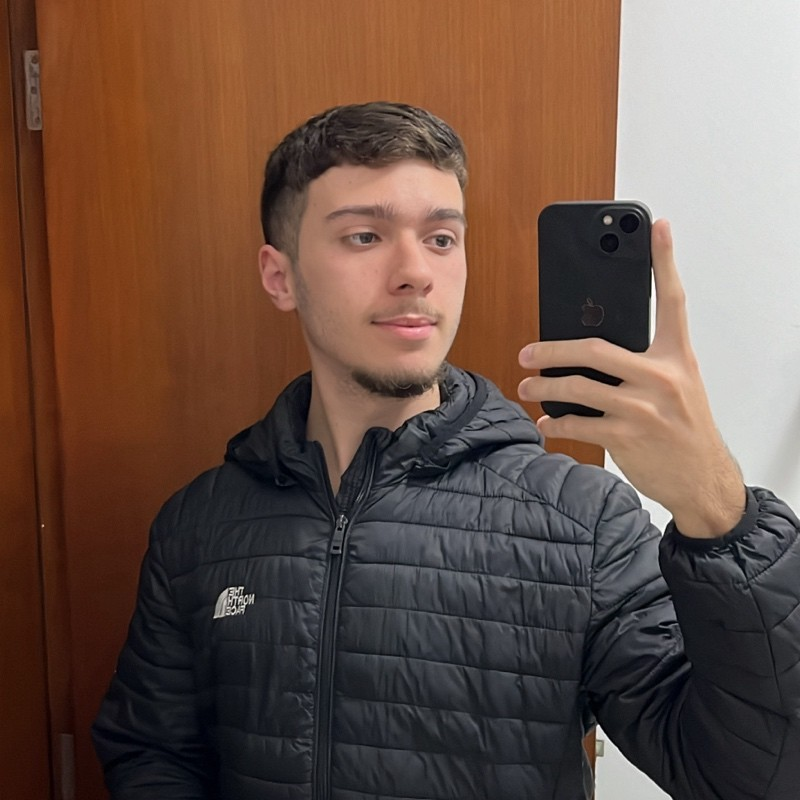
#> input picture images/face1.png, 800 x 800 px
$ python faces.py
#> lines starting #> are read from the running program, lines starting #| are printed output that depends on the picture
import cv2
import os
import numpy as np

# SIMULAÇÃO DO BANCO ORACLE

# Imagine que o "banco Oracle" tem apenas a face1 cadastrada
banco_faces_cadastradas = {
    "face1.png": "Gabriel"
}

print("💾 Conexão simulada com o banco Oracle estabelecida.\n")

# CONFIGURAÇÃO DO RECONHECIMENTO

face_recognizer = cv2.face.LBPHFaceRecognizer_create()
face_detector = cv2.CascadeClassifier(cv2.data.haarcascades + "haarcascade_frontalface_default.xml")


# FUNÇÃO PARA CARREGAR FACES

def carregar_face(caminho):
#> called with caminho = 'images/face1.png'
    img = cv2.imread(caminho, cv2.IMREAD_GRAYSCALE)
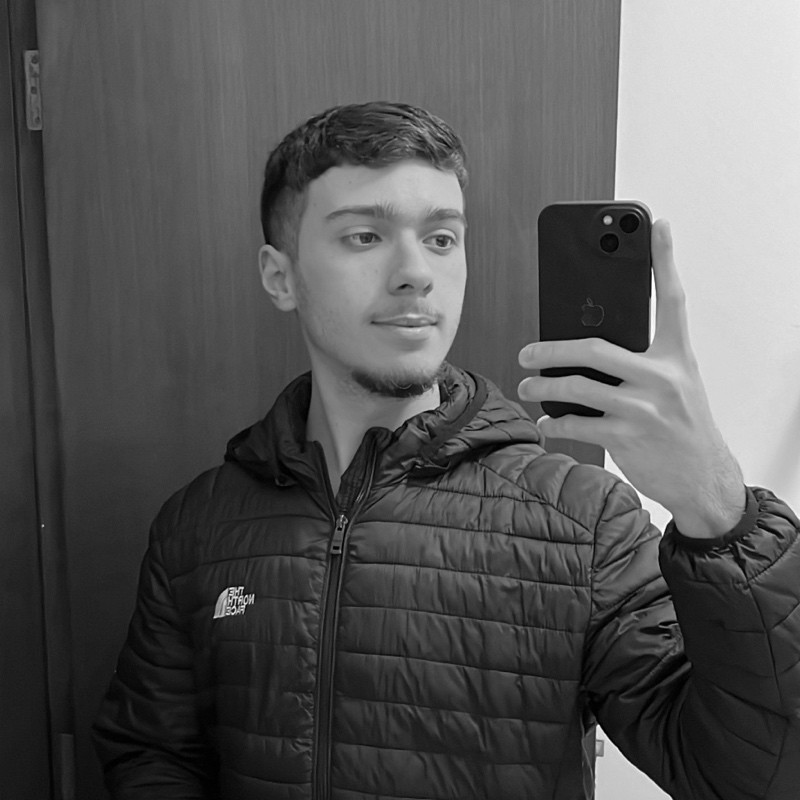
#> img: shape (800, 800); min 0, max 255, mean 87.4
    if img is None:
        print(f"⚠️  Erro ao carregar imagem: {caminho}")
        return None
    rostos = face_detector.detectMultiScale(img)
#> rostos = [[297, 152, 211, 211]]
    for (x, y, w, h) in rostos:
        return img[y:y+h, x:x+w]
#> this loop made 1 pass
    return None

# TREINA O MODELO COM AS FACES CADASTRADAS

faces_treino, ids = [], []
for i, (arquivo, nome) in enumerate(banco_faces_cadastradas.items()):
    caminho = os.path.join("images", arquivo)
    face = carregar_face(caminho)
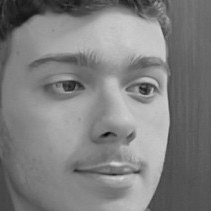
#> face: shape (211, 211); min 3, max 218, mean 127
    if face is not None:
        faces_treino.append(face)
        ids.append(i)

if not faces_treino:
    print("⚠️ Nenhuma face cadastrada no banco para treinar.")
    exit()

face_recognizer.train(faces_treino, np.array(ids))
print("✅ Modelo treinado com as faces do banco.\n")


# VERIFICA AS FACES PRESENTES NA PASTA

for arquivo in os.listdir("images"):
    caminho = os.path.join("images", arquivo)
    face_verificar = carregar_face(caminho)
#> call 2 of carregar_face, with caminho = 'images/dudu.png'
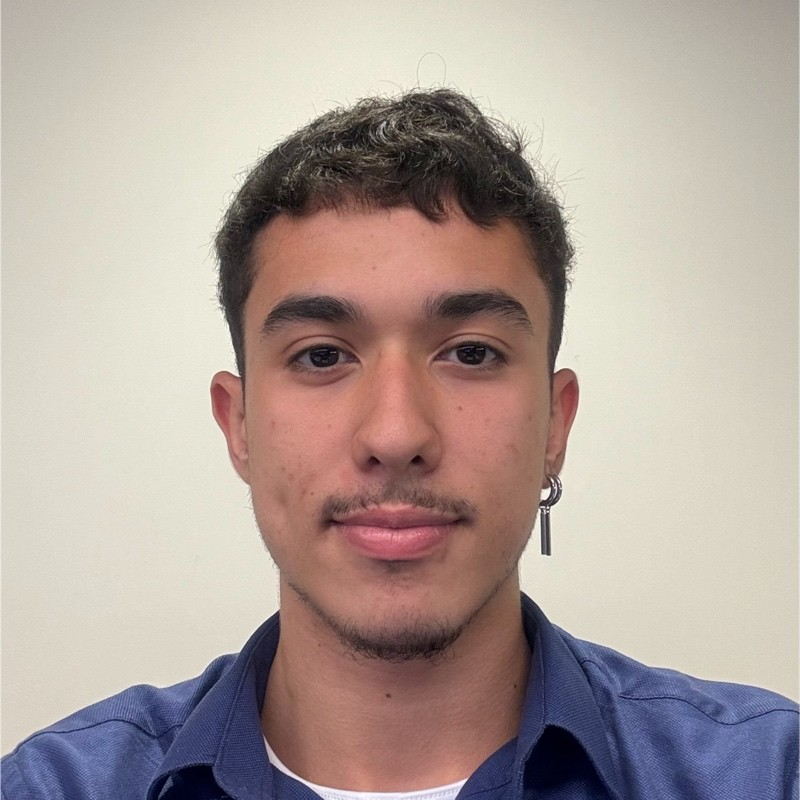
#> input picture images/dudu.png, 800 x 800 px
#> in carregar_face (call 2), `img = cv2.imread(caminho, cv2.IMREAD_GRAYSCALE)`:
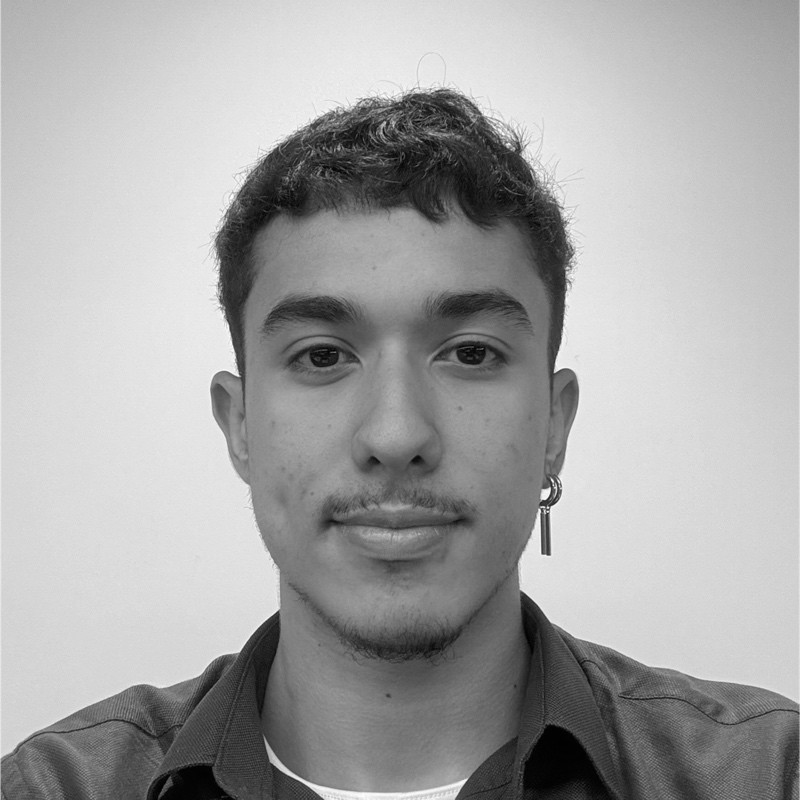
#> img: shape (800, 800); min 0, max 255, mean 165.6
#> in carregar_face (call 2), `rostos = face_detector.detectMultiScale(img)`: rostos = [[186, 188, 410, 410]]
#> the loop in carregar_face, `for (x, y, w, h) in rostos:` made 1 pass
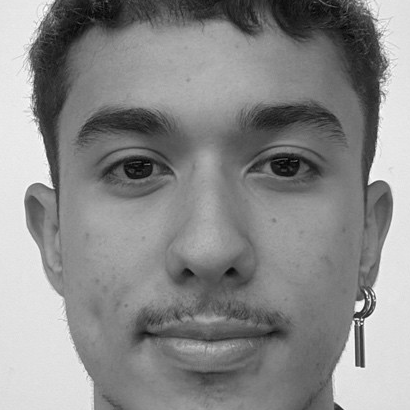
#> face_verificar: shape (410, 410); min 0, max 255, mean 138.1
    if face_verificar is None:
        continue

    label, confianca = face_recognizer.predict(face_verificar)
#> label = 0; confianca = 53.02

    if confianca < 40:
        nome = list(banco_faces_cadastradas.values())[label]
        print(f"✅ {arquivo} corresponde à face cadastrada: {nome} (confiança: {round(confianca, 2)})")
    elif confianca >= 100:
        nome = list(banco_faces_cadastradas.values())[label]
        print(f"✅ {arquivo} corresponde à face cadastrada: {nome} (confiança: {round(confianca, 2)})")
    else:
        print(f"❌ {arquivo} não encontrada no banco (confiança: {round(confianca, 2)})")
#| ❌ dudu.png não encontrada no banco (confiança: 53.02)

print("\n🔍 Verificação concluída.")
